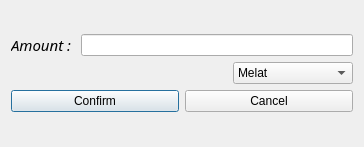
<?xml version="1.0" encoding="UTF-8"?>
<ui version="4.0">
 <class>increase_balance</class>
 <widget class="QDialog" name="increase_balance">
  <property name="geometry">
   <rect>
    <x>0</x>
    <y>0</y>
    <width>364</width>
    <height>147</height>
   </rect>
  </property>
  <property name="maximumSize">
   <size>
    <width>16777215</width>
    <height>147</height>
   </size>
  </property>
  <property name="windowTitle">
   <string>Dialog</string>
  </property>
  <property name="styleSheet">
   <string notr="true"/>
  </property>
  <layout class="QGridLayout" name="gridLayout">
   <item row="0" column="0">
    <layout class="QVBoxLayout" name="verticalLayout">
     <item>
      <layout class="QHBoxLayout" name="horizontalLayout">
       <item>
        <widget class="QLabel" name="label">
         <property name="font">
          <font>
           <family>Microsoft PhagsPa</family>
           <pointsize>11</pointsize>
          </font>
         </property>
         <property name="text">
          <string>&lt;html&gt;&lt;head/&gt;&lt;body&gt;&lt;p&gt;&lt;span style=&quot; font-size:11pt; font-style:italic;&quot;&gt;Amount : &lt;/span&gt;&lt;/p&gt;&lt;/body&gt;&lt;/html&gt;</string>
         </property>
        </widget>
       </item>
       <item>
        <widget class="QLineEdit" name="lineEdit"/>
       </item>
      </layout>
     </item>
     <item>
      <layout class="QHBoxLayout" name="horizontalLayout_2">
       <item>
        <spacer name="horizontalSpacer">
         <property name="orientation">
          <enum>Qt::Horizontal</enum>
         </property>
         <property name="sizeHint" stdset="0">
          <size>
           <width>40</width>
           <height>20</height>
          </size>
         </property>
        </spacer>
       </item>
       <item>
        <widget class="QComboBox" name="comboBox">
         <property name="minimumSize">
          <size>
           <width>120</width>
           <height>0</height>
          </size>
         </property>
         <property name="cursor">
          <cursorShape>PointingHandCursor</cursorShape>
         </property>
         <item>
          <property name="text">
           <string>Melat</string>
          </property>
         </item>
         <item>
          <property name="text">
           <string>Parsian</string>
          </property>
         </item>
         <item>
          <property name="text">
           <string>ZarinPal</string>
          </property>
         </item>
         <item>
          <property name="text">
           <string>Saderat</string>
          </property>
         </item>
         <item>
          <property name="text">
           <string>Pasargad</string>
          </property>
         </item>
        </widget>
       </item>
      </layout>
     </item>
     <item>
      <layout class="QHBoxLayout" name="horizontalLayout_3">
       <item>
        <widget class="QPushButton" name="pushButton">
         <property name="text">
          <string>Confirm</string>
         </property>
        </widget>
       </item>
       <item>
        <widget class="QPushButton" name="pushButton_2">
         <property name="text">
          <string>Cancel</string>
         </property>
        </widget>
       </item>
      </layout>
     </item>
    </layout>
   </item>
  </layout>
 </widget>
 <resources/>
 <connections/>
</ui>
